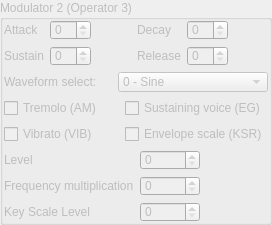
              <widget class="QGroupBox" name="modulator2">
               <property name="enabled">
                <bool>false</bool>
               </property>
               <property name="sizePolicy">
                <sizepolicy hsizetype="Preferred" vsizetype="Maximum">
                 <horstretch>0</horstretch>
                 <verstretch>0</verstretch>
                </sizepolicy>
               </property>
               <property name="title">
                <string>Modulator 2 (Operator 3)</string>
               </property>
               <layout class="QVBoxLayout" name="verticalLayout_4">
                <property name="leftMargin">
                 <number>1</number>
                </property>
                <property name="topMargin">
                 <number>0</number>
                </property>
                <property name="rightMargin">
                 <number>1</number>
                </property>
                <property name="bottomMargin">
                 <number>0</number>
                </property>
                <item>
                 <layout class="QGridLayout" name="gridLayout_4">
                  <item row="0" column="0">
                   <widget class="QLabel" name="label_19">
                    <property name="toolTip">
                     <string>&lt;html&gt;&lt;head/&gt;&lt;body&gt;&lt;p&gt;&lt;span style=&quot; font-weight:600;&quot;&gt;Attack Rate.&lt;/span&gt;&lt;/p&gt;&lt;p&gt;Determines the rising time for the sound. The higher the value, the faster the attack.&lt;/p&gt;&lt;p&gt;Range from 0 to 15.&lt;/p&gt;&lt;/body&gt;&lt;/html&gt;</string>
                    </property>
                    <property name="text">
                     <string>Attack</string>
                    </property>
                   </widget>
                  </item>
                  <item row="0" column="1">
                   <widget class="QSpinBox" name="op3_attack">
                    <property name="maximumSize">
                     <size>
                      <width>60</width>
                      <height>20</height>
                     </size>
                    </property>
                    <property name="toolTip">
                     <string>&lt;html&gt;&lt;head/&gt;&lt;body&gt;&lt;p&gt;&lt;span style=&quot; font-weight:600;&quot;&gt;Attack Rate.&lt;/span&gt;&lt;/p&gt;&lt;p&gt;Determines the rising time for the sound. The higher the value, the faster the attack.&lt;/p&gt;&lt;p&gt;Range from 0 to 15.&lt;/p&gt;&lt;/body&gt;&lt;/html&gt;</string>
                    </property>
                    <property name="maximum">
                     <number>15</number>
                    </property>
                   </widget>
                  </item>
                  <item row="0" column="3">
                   <widget class="QLabel" name="label_20">
                    <property name="toolTip">
                     <string>&lt;html&gt;&lt;head/&gt;&lt;body&gt;&lt;p&gt;&lt;span style=&quot; font-weight:600;&quot;&gt;Decay Rate.&lt;/span&gt;&lt;/p&gt;&lt;p&gt;Determines the diminishing time for the sound. The higher the value, the shorter the decay.&lt;/p&gt;&lt;p&gt;Range from 0 to 15.&lt;/p&gt;&lt;/body&gt;&lt;/html&gt;</string>
                    </property>
                    <property name="text">
                     <string>Decay</string>
                    </property>
                   </widget>
                  </item>
                  <item row="0" column="4">
                   <widget class="QSpinBox" name="op3_decay">
                    <property name="maximumSize">
                     <size>
                      <width>60</width>
                      <height>20</height>
                     </size>
                    </property>
                    <property name="toolTip">
                     <string>&lt;html&gt;&lt;head/&gt;&lt;body&gt;&lt;p&gt;&lt;span style=&quot; font-weight:600;&quot;&gt;Decay Rate.&lt;/span&gt;&lt;/p&gt;&lt;p&gt;Determines the diminishing time for the sound. The higher the value, the shorter the decay.&lt;/p&gt;&lt;p&gt;Range from 0 to 15.&lt;/p&gt;&lt;/body&gt;&lt;/html&gt;</string>
                    </property>
                    <property name="maximum">
                     <number>15</number>
                    </property>
                   </widget>
                  </item>
                  <item row="1" column="0">
                   <widget class="QLabel" name="label_21">
                    <property name="toolTip">
                     <string>&lt;html&gt;&lt;head/&gt;&lt;body&gt;&lt;p&gt;&lt;span style=&quot; font-weight:600;&quot;&gt;Sustain Level.&lt;/span&gt;&lt;/p&gt;&lt;p&gt;Determines the point at which the sound ceases to decay and changes to a sound having a constant level. The sustain level is expressed as a fraction of the maximum level. 0 is the softest and 15 is the loudest sustain level. Note that has Sustain flag must be set for this to have an effect.&lt;/p&gt;&lt;/body&gt;&lt;/html&gt;</string>
                    </property>
                    <property name="text">
                     <string>Sustain</string>
                    </property>
                   </widget>
                  </item>
                  <item row="1" column="1">
                   <widget class="QSpinBox" name="op3_sustain">
                    <property name="maximumSize">
                     <size>
                      <width>60</width>
                      <height>20</height>
                     </size>
                    </property>
                    <property name="toolTip">
                     <string>&lt;html&gt;&lt;head/&gt;&lt;body&gt;&lt;p&gt;&lt;span style=&quot; font-weight:600;&quot;&gt;Sustain Level.&lt;/span&gt;&lt;/p&gt;&lt;p&gt;Determines the point at which the sound ceases to decay and changes to a sound having a constant level. The sustain level is expressed as a fraction of the maximum level. 0 is the softest and 15 is the loudest sustain level. Note that has Sustain flag must be set for this to have an effect.&lt;/p&gt;&lt;/body&gt;&lt;/html&gt;</string>
                    </property>
                    <property name="maximum">
                     <number>15</number>
                    </property>
                   </widget>
                  </item>
                  <item row="1" column="3">
                   <widget class="QLabel" name="label_22">
                    <property name="toolTip">
                     <string>&lt;html&gt;&lt;head/&gt;&lt;body&gt;&lt;p&gt;&lt;span style=&quot; font-weight:600;&quot;&gt;Release Rate.&lt;/span&gt;&lt;/p&gt;&lt;p&gt;Determines the rate at which the sound disappears after KEY-OFF. The higher the value, the shorter the release.&lt;/p&gt;&lt;/body&gt;&lt;/html&gt;</string>
                    </property>
                    <property name="text">
                     <string>Release</string>
                    </property>
                   </widget>
                  </item>
                  <item row="1" column="4">
                   <widget class="QSpinBox" name="op3_release">
                    <property name="maximumSize">
                     <size>
                      <width>60</width>
                      <height>20</height>
                     </size>
                    </property>
                    <property name="toolTip">
                     <string>&lt;html&gt;&lt;head/&gt;&lt;body&gt;&lt;p&gt;&lt;span style=&quot; font-weight:600;&quot;&gt;Release Rate.&lt;/span&gt;&lt;/p&gt;&lt;p&gt;Determines the rate at which the sound disappears after KEY-OFF. The higher the value, the shorter the release.&lt;/p&gt;&lt;/body&gt;&lt;/html&gt;</string>
                    </property>
                    <property name="maximum">
                     <number>15</number>
                    </property>
                   </widget>
                  </item>
                  <item row="0" column="5" rowspan="2">
                   <spacer name="horizontalSpacer_5">
                    <property name="orientation">
                     <enum>Qt::Horizontal</enum>
                    </property>
                    <property name="sizeHint" stdset="0">
                     <size>
                      <width>40</width>
                      <height>20</height>
                     </size>
                    </property>
                   </spacer>
                  </item>
                  <item row="0" column="2" rowspan="2">
                   <spacer name="horizontalSpacer_9">
                    <property name="orientation">
                     <enum>Qt::Horizontal</enum>
                    </property>
                    <property name="sizeHint" stdset="0">
                     <size>
                      <width>40</width>
                      <height>20</height>
                     </size>
                    </property>
                   </spacer>
                  </item>
                 </layout>
                </item>
                <item>
                 <layout class="QHBoxLayout" name="horizontalLayout_7">
                  <item>
                   <widget class="QLabel" name="label_23">
                    <property name="toolTip">
                     <string>&lt;html&gt;&lt;head/&gt;&lt;body&gt;&lt;p&gt;&lt;span style=&quot; font-size:medium; font-weight:600;&quot;&gt;Waveform Select&lt;/span&gt;&lt;/p&gt;&lt;p&gt;&lt;span style=&quot; font-size:medium;&quot;&gt;Wave which will be generated by operator.&lt;/span&gt;&lt;/p&gt;&lt;p&gt;&lt;span style=&quot; font-size:medium; text-decoration: underline;&quot;&gt;(waveforms from 4 to 7 not supported on OPL2)&lt;/span&gt;&lt;/p&gt;&lt;table border=&quot;0&quot; style=&quot; margin-top:0px; margin-bottom:0px; margin-left:0px; margin-right:0px;&quot; cellspacing=&quot;2&quot; cellpadding=&quot;0&quot;&gt;&lt;tr&gt;&lt;td style=&quot; vertical-align:middle; padding-left:5; padding-right:5; padding-top:5; padding-bottom:5;&quot;&gt;&lt;p&gt;&lt;img src=&quot;:/waves/wave0.png&quot; style=&quot;vertical-align: middle;&quot;/&gt;&lt;/p&gt;&lt;/td&gt;&lt;td style=&quot; vertical-align:middle; padding-left:5; padding-right:5; padding-top:5; padding-bottom:5;&quot;&gt;&lt;p&gt;0 - Sine wave&lt;/p&gt;&lt;/td&gt;&lt;/tr&gt;&lt;tr&gt;&lt;td style=&quot; vertical-align:middle; padding-left:5; padding-right:5; padding-top:5; padding-bottom:5;&quot;&gt;&lt;p&gt;&lt;img src=&quot;:/waves/wave1.png&quot; style=&quot;vertical-align: middle;&quot;/&gt;&lt;/p&gt;&lt;/td&gt;&lt;td style=&quot; vertical-align:middle; padding-left:5; padding-right:5; padding-top:5; padding-bottom:5;&quot;&gt;&lt;p&gt;1 - Half-Sine&lt;/p&gt;&lt;/td&gt;&lt;/tr&gt;&lt;tr&gt;&lt;td style=&quot; vertical-align:middle; padding-left:5; padding-right:5; padding-top:5; padding-bottom:5;&quot;&gt;&lt;p&gt;&lt;img src=&quot;:/waves/wave2.png&quot; style=&quot;vertical-align: middle;&quot;/&gt;&lt;/p&gt;&lt;/td&gt;&lt;td style=&quot; vertical-align:middle; padding-left:5; padding-right:5; padding-top:5; padding-bottom:5;&quot;&gt;&lt;p&gt;2 - Abs-Sine&lt;/p&gt;&lt;/td&gt;&lt;/tr&gt;&lt;tr&gt;&lt;td style=&quot; vertical-align:middle; padding-left:5; padding-right:5; padding-top:5; padding-bottom:5;&quot;&gt;&lt;p&gt;&lt;img src=&quot;:/waves/wave3.png&quot; style=&quot;vertical-align: middle;&quot;/&gt;&lt;/p&gt;&lt;/td&gt;&lt;td style=&quot; vertical-align:middle; padding-left:5; padding-right:5; padding-top:5; padding-bottom:5;&quot;&gt;&lt;p&gt;3 - Pulse-Sine&lt;/p&gt;&lt;/td&gt;&lt;/tr&gt;&lt;tr&gt;&lt;td style=&quot; vertical-align:middle; padding-left:5; padding-right:5; padding-top:5; padding-bottom:5;&quot;&gt;&lt;p&gt;&lt;img src=&quot;:/waves/wave4.png&quot; style=&quot;vertical-align: middle;&quot;/&gt;&lt;/p&gt;&lt;/td&gt;&lt;td style=&quot; vertical-align:middle; padding-left:5; padding-right:5; padding-top:5; padding-bottom:5;&quot;&gt;&lt;p&gt;4 - Sine - even periods only&lt;/p&gt;&lt;/td&gt;&lt;/tr&gt;&lt;tr&gt;&lt;td style=&quot; vertical-align:middle; padding-left:5; padding-right:5; padding-top:5; padding-bottom:5;&quot;&gt;&lt;p&gt;&lt;img src=&quot;:/waves/wave5.png&quot; style=&quot;vertical-align: middle;&quot;/&gt;&lt;/p&gt;&lt;/td&gt;&lt;td style=&quot; vertical-align:middle; padding-left:5; padding-right:5; padding-top:5; padding-bottom:5;&quot;&gt;&lt;p&gt;5 - Abs-Sine - even periods only&lt;/p&gt;&lt;/td&gt;&lt;/tr&gt;&lt;tr&gt;&lt;td style=&quot; vertical-align:middle; padding-left:5; padding-right:5; padding-top:5; padding-bottom:5;&quot;&gt;&lt;p&gt;&lt;img src=&quot;:/waves/wave6.png&quot; style=&quot;vertical-align: middle;&quot;/&gt;&lt;/p&gt;&lt;/td&gt;&lt;td style=&quot; vertical-align:middle; padding-left:5; padding-right:5; padding-top:5; padding-bottom:5;&quot;&gt;&lt;p&gt;6 - Square&lt;/p&gt;&lt;/td&gt;&lt;/tr&gt;&lt;tr&gt;&lt;td style=&quot; vertical-align:middle; padding-left:5; padding-right:5; padding-top:5; padding-bottom:5;&quot;&gt;&lt;p&gt;&lt;img src=&quot;:/waves/wave7.png&quot; style=&quot;vertical-align: middle;&quot;/&gt;&lt;/p&gt;&lt;/td&gt;&lt;td style=&quot; vertical-align:middle; padding-left:5; padding-right:5; padding-top:5; padding-bottom:5;&quot;&gt;&lt;p&gt;7 - Derived Square&lt;/p&gt;&lt;/td&gt;&lt;/tr&gt;&lt;/table&gt;&lt;/body&gt;&lt;/html&gt;</string>
                    </property>
                    <property name="text">
                     <string>Waveform select:</string>
                    </property>
                   </widget>
                  </item>
                  <item>
                   <widget class="QComboBox" name="op3_waveform">
                    <property name="minimumSize">
                     <size>
                      <width>0</width>
                      <height>20</height>
                     </size>
                    </property>
                    <property name="maximumSize">
                     <size>
                      <width>150</width>
                      <height>20</height>
                     </size>
                    </property>
                    <property name="toolTip">
                     <string>&lt;html&gt;&lt;head/&gt;&lt;body&gt;&lt;p&gt;&lt;span style=&quot; font-size:medium; font-weight:600;&quot;&gt;Waveform Select&lt;/span&gt;&lt;/p&gt;&lt;p&gt;&lt;span style=&quot; font-size:medium;&quot;&gt;Wave which will be generated by operator.&lt;/span&gt;&lt;/p&gt;&lt;p&gt;&lt;span style=&quot; font-size:medium; text-decoration: underline;&quot;&gt;(waveforms from 4 to 7 not supported on OPL2)&lt;/span&gt;&lt;/p&gt;&lt;table border=&quot;0&quot; style=&quot; margin-top:0px; margin-bottom:0px; margin-left:0px; margin-right:0px;&quot; cellspacing=&quot;2&quot; cellpadding=&quot;0&quot;&gt;&lt;tr&gt;&lt;td style=&quot; vertical-align:middle; padding-left:5; padding-right:5; padding-top:5; padding-bottom:5;&quot;&gt;&lt;p&gt;&lt;img src=&quot;:/waves/wave0.png&quot; style=&quot;vertical-align: middle;&quot;/&gt;&lt;/p&gt;&lt;/td&gt;&lt;td style=&quot; vertical-align:middle; padding-left:5; padding-right:5; padding-top:5; padding-bottom:5;&quot;&gt;&lt;p&gt;0 - Sine wave&lt;/p&gt;&lt;/td&gt;&lt;/tr&gt;&lt;tr&gt;&lt;td style=&quot; vertical-align:middle; padding-left:5; padding-right:5; padding-top:5; padding-bottom:5;&quot;&gt;&lt;p&gt;&lt;img src=&quot;:/waves/wave1.png&quot; style=&quot;vertical-align: middle;&quot;/&gt;&lt;/p&gt;&lt;/td&gt;&lt;td style=&quot; vertical-align:middle; padding-left:5; padding-right:5; padding-top:5; padding-bottom:5;&quot;&gt;&lt;p&gt;1 - Half-Sine&lt;/p&gt;&lt;/td&gt;&lt;/tr&gt;&lt;tr&gt;&lt;td style=&quot; vertical-align:middle; padding-left:5; padding-right:5; padding-top:5; padding-bottom:5;&quot;&gt;&lt;p&gt;&lt;img src=&quot;:/waves/wave2.png&quot; style=&quot;vertical-align: middle;&quot;/&gt;&lt;/p&gt;&lt;/td&gt;&lt;td style=&quot; vertical-align:middle; padding-left:5; padding-right:5; padding-top:5; padding-bottom:5;&quot;&gt;&lt;p&gt;2 - Abs-Sine&lt;/p&gt;&lt;/td&gt;&lt;/tr&gt;&lt;tr&gt;&lt;td style=&quot; vertical-align:middle; padding-left:5; padding-right:5; padding-top:5; padding-bottom:5;&quot;&gt;&lt;p&gt;&lt;img src=&quot;:/waves/wave3.png&quot; style=&quot;vertical-align: middle;&quot;/&gt;&lt;/p&gt;&lt;/td&gt;&lt;td style=&quot; vertical-align:middle; padding-left:5; padding-right:5; padding-top:5; padding-bottom:5;&quot;&gt;&lt;p&gt;3 - Pulse-Sine&lt;/p&gt;&lt;/td&gt;&lt;/tr&gt;&lt;tr&gt;&lt;td style=&quot; vertical-align:middle; padding-left:5; padding-right:5; padding-top:5; padding-bottom:5;&quot;&gt;&lt;p&gt;&lt;img src=&quot;:/waves/wave4.png&quot; style=&quot;vertical-align: middle;&quot;/&gt;&lt;/p&gt;&lt;/td&gt;&lt;td style=&quot; vertical-align:middle; padding-left:5; padding-right:5; padding-top:5; padding-bottom:5;&quot;&gt;&lt;p&gt;4 - Sine - even periods only&lt;/p&gt;&lt;/td&gt;&lt;/tr&gt;&lt;tr&gt;&lt;td style=&quot; vertical-align:middle; padding-left:5; padding-right:5; padding-top:5; padding-bottom:5;&quot;&gt;&lt;p&gt;&lt;img src=&quot;:/waves/wave5.png&quot; style=&quot;vertical-align: middle;&quot;/&gt;&lt;/p&gt;&lt;/td&gt;&lt;td style=&quot; vertical-align:middle; padding-left:5; padding-right:5; padding-top:5; padding-bottom:5;&quot;&gt;&lt;p&gt;5 - Abs-Sine - even periods only&lt;/p&gt;&lt;/td&gt;&lt;/tr&gt;&lt;tr&gt;&lt;td style=&quot; vertical-align:middle; padding-left:5; padding-right:5; padding-top:5; padding-bottom:5;&quot;&gt;&lt;p&gt;&lt;img src=&quot;:/waves/wave6.png&quot; style=&quot;vertical-align: middle;&quot;/&gt;&lt;/p&gt;&lt;/td&gt;&lt;td style=&quot; vertical-align:middle; padding-left:5; padding-right:5; padding-top:5; padding-bottom:5;&quot;&gt;&lt;p&gt;6 - Square&lt;/p&gt;&lt;/td&gt;&lt;/tr&gt;&lt;tr&gt;&lt;td style=&quot; vertical-align:middle; padding-left:5; padding-right:5; padding-top:5; padding-bottom:5;&quot;&gt;&lt;p&gt;&lt;img src=&quot;:/waves/wave7.png&quot; style=&quot;vertical-align: middle;&quot;/&gt;&lt;/p&gt;&lt;/td&gt;&lt;td style=&quot; vertical-align:middle; padding-left:5; padding-right:5; padding-top:5; padding-bottom:5;&quot;&gt;&lt;p&gt;7 - Derived Square&lt;/p&gt;&lt;/td&gt;&lt;/tr&gt;&lt;/table&gt;&lt;/body&gt;&lt;/html&gt;</string>
                    </property>
                    <item>
                     <property name="text">
                      <string>0 - Sine</string>
                     </property>
                     <property name="icon">
                      <iconset resource="resources/resources.qrc">
                       <normaloff>:/waves/wave0.png</normaloff>:/waves/wave0.png</iconset>
                     </property>
                    </item>
                    <item>
                     <property name="text">
                      <string>1 - Half-Sine</string>
                     </property>
                     <property name="icon">
                      <iconset resource="resources/resources.qrc">
                       <normaloff>:/waves/wave1.png</normaloff>:/waves/wave1.png</iconset>
                     </property>
                    </item>
                    <item>
                     <property name="text">
                      <string>2 - Absolute Sine</string>
                     </property>
                     <property name="icon">
                      <iconset resource="resources/resources.qrc">
                       <normaloff>:/waves/wave2.png</normaloff>:/waves/wave2.png</iconset>
                     </property>
                    </item>
                    <item>
                     <property name="text">
                      <string>3 - Pulse-Sine</string>
                     </property>
                     <property name="icon">
                      <iconset resource="resources/resources.qrc">
                       <normaloff>:/waves/wave3.png</normaloff>:/waves/wave3.png</iconset>
                     </property>
                    </item>
                    <item>
                     <property name="text">
                      <string>4 - Sine - even periods only</string>
                     </property>
                     <property name="icon">
                      <iconset resource="resources/resources.qrc">
                       <normaloff>:/waves/wave4.png</normaloff>:/waves/wave4.png</iconset>
                     </property>
                    </item>
                    <item>
                     <property name="text">
                      <string>5 - Abs-Sine - even periods only</string>
                     </property>
                     <property name="icon">
                      <iconset resource="resources/resources.qrc">
                       <normaloff>:/waves/wave5.png</normaloff>:/waves/wave5.png</iconset>
                     </property>
                    </item>
                    <item>
                     <property name="text">
                      <string>6 - Square</string>
                     </property>
                     <property name="icon">
                      <iconset resource="resources/resources.qrc">
                       <normaloff>:/waves/wave6.png</normaloff>:/waves/wave6.png</iconset>
                     </property>
                    </item>
                    <item>
                     <property name="text">
                      <string>7 - Derived Square</string>
                     </property>
                     <property name="icon">
                      <iconset resource="resources/resources.qrc">
                       <normaloff>:/waves/wave7.png</normaloff>:/waves/wave7.png</iconset>
                     </property>
                    </item>
                   </widget>
                  </item>
                 </layout>
                </item>
                <item>
                 <layout class="QGridLayout" name="gridLayout_13">
                  <item row="0" column="0">
                   <widget class="QCheckBox" name="op3_am">
                    <property name="maximumSize">
                     <size>
                      <width>16777215</width>
                      <height>20</height>
                     </size>
                    </property>
                    <property name="toolTip">
                     <string>&lt;html&gt;&lt;head/&gt;&lt;body&gt;&lt;p&gt;&lt;span style=&quot; font-weight:600;&quot;&gt;Tremolo&lt;/span&gt;&lt;/p&gt;&lt;p&gt;Is an Amplitude Vibrato. The repetition rate is 3.7 Hz.&lt;/p&gt;&lt;/body&gt;&lt;/html&gt;</string>
                    </property>
                    <property name="text">
                     <string>Tremolo (AM)</string>
                    </property>
                   </widget>
                  </item>
                  <item row="0" column="1">
                   <widget class="QCheckBox" name="op3_eg">
                    <property name="maximumSize">
                     <size>
                      <width>16777215</width>
                      <height>20</height>
                     </size>
                    </property>
                    <property name="toolTip">
                     <string>&lt;html&gt;&lt;head/&gt;&lt;body&gt;&lt;p&gt;&lt;span style=&quot; font-weight:600;&quot;&gt;Sound Sustaining&lt;/span&gt;&lt;/p&gt;&lt;p&gt;When toggled on, operator's output level will be held at its sustain level until a KEY-OFF is done.&lt;/p&gt;&lt;/body&gt;&lt;/html&gt;</string>
                    </property>
                    <property name="text">
                     <string>Sustaining voice (EG)</string>
                    </property>
                   </widget>
                  </item>
                  <item row="1" column="0">
                   <widget class="QCheckBox" name="op3_vib">
                    <property name="maximumSize">
                     <size>
                      <width>16777215</width>
                      <height>20</height>
                     </size>
                    </property>
                    <property name="toolTip">
                     <string>&lt;html&gt;&lt;head/&gt;&lt;body&gt;&lt;p&gt;&lt;span style=&quot; font-weight:600;&quot;&gt;Vibrato&lt;/span&gt;&lt;/p&gt;&lt;p&gt;Is a Frequency Vibrato. The repetition rate is 6.1 Hz.&lt;/p&gt;&lt;/body&gt;&lt;/html&gt;</string>
                    </property>
                    <property name="text">
                     <string>Vibrato (VIB)</string>
                    </property>
                   </widget>
                  </item>
                  <item row="1" column="1">
                   <widget class="QCheckBox" name="op3_ksr">
                    <property name="maximumSize">
                     <size>
                      <width>16777215</width>
                      <height>20</height>
                     </size>
                    </property>
                    <property name="toolTip">
                     <string>&lt;html&gt;&lt;head/&gt;&lt;body&gt;&lt;p&gt;&lt;span style=&quot; font-weight:600;&quot;&gt;Envelope scaling (KSR)&lt;/span&gt;&lt;/p&gt;&lt;p&gt;When toggled on, higher notes are shorter than lower notes.&lt;/p&gt;&lt;/body&gt;&lt;/html&gt;</string>
                    </property>
                    <property name="text">
                     <string>Envelope scale (KSR)</string>
                    </property>
                   </widget>
                  </item>
                 </layout>
                </item>
                <item>
                 <layout class="QFormLayout" name="formLayout_4">
                  <item row="0" column="0">
                   <widget class="QLabel" name="label_31">
                    <property name="toolTip">
                     <string>&lt;html&gt;&lt;head/&gt;&lt;body&gt;&lt;p&gt;&lt;span style=&quot; font-weight:600;&quot;&gt;Output Level&lt;/span&gt;&lt;/p&gt;&lt;p&gt;Attenuates the operator output level. &lt;span style=&quot; font-weight:600;&quot;&gt;63&lt;/span&gt; (internally 0) is the loudest, &lt;span style=&quot; font-weight:600;&quot;&gt;0&lt;/span&gt; (internally 0x3F) is the softest. In additive synthesis, varying the output level of any operator varies the volume of its corresponding channel. In FM synthesis, varying the output level of the carrier varies the volume of the channel. Varying the output of the modulator will change the frequency spectrum produced by the carrier.&lt;/p&gt;&lt;/body&gt;&lt;/html&gt;</string>
                    </property>
                    <property name="text">
                     <string>Level</string>
                    </property>
                   </widget>
                  </item>
                  <item row="0" column="1">
                   <widget class="QSpinBox" name="op3_level">
                    <property name="maximumSize">
                     <size>
                      <width>60</width>
                      <height>20</height>
                     </size>
                    </property>
                    <property name="toolTip">
                     <string>&lt;html&gt;&lt;head/&gt;&lt;body&gt;&lt;p&gt;&lt;span style=&quot; font-weight:600;&quot;&gt;Output Level&lt;/span&gt;&lt;/p&gt;&lt;p&gt;Attenuates the operator output level. &lt;span style=&quot; font-weight:600;&quot;&gt;63&lt;/span&gt; (internally 0) is the loudest, &lt;span style=&quot; font-weight:600;&quot;&gt;0&lt;/span&gt; (internally 0x3F) is the softest. In additive synthesis, varying the output level of any operator varies the volume of its corresponding channel. In FM synthesis, varying the output level of the carrier varies the volume of the channel. Varying the output of the modulator will change the frequency spectrum produced by the carrier.&lt;/p&gt;&lt;/body&gt;&lt;/html&gt;</string>
                    </property>
                    <property name="maximum">
                     <number>63</number>
                    </property>
                   </widget>
                  </item>
                  <item row="1" column="0">
                   <widget class="QLabel" name="label_24">
                    <property name="toolTip">
                     <string>&lt;html&gt;&lt;head/&gt;&lt;body&gt;&lt;p&gt;&lt;span style=&quot; font-weight:600;&quot;&gt;Frequency Multiplication Factor (MULTI)&lt;/span&gt;&lt;/p&gt;&lt;p&gt;Operator's frequency is set to F-Number*Factor.&lt;/p&gt;&lt;p&gt;&lt;span style=&quot; text-decoration: underline;&quot;&gt;In simple words, increases operator's frequency to number of octaves.&lt;/span&gt;&lt;br/&gt;&lt;br/&gt;Where F-Number is:&lt;/p&gt;&lt;p&gt;F-Number = Music Frequency * 2^(20-Block) / 49716 Hz&lt;/p&gt;&lt;p&gt;Where Block is a Block Number. Roughly determines the octave.&lt;/p&gt;&lt;/body&gt;&lt;/html&gt;</string>
                    </property>
                    <property name="text">
                     <string>Frequency multiplication</string>
                    </property>
                   </widget>
                  </item>
                  <item row="1" column="1">
                   <widget class="QSpinBox" name="op3_freqmult">
                    <property name="maximumSize">
                     <size>
                      <width>60</width>
                      <height>20</height>
                     </size>
                    </property>
                    <property name="toolTip">
                     <string>&lt;html&gt;&lt;head/&gt;&lt;body&gt;&lt;p&gt;&lt;span style=&quot; font-weight:600;&quot;&gt;Frequency Multiplication Factor (MULTI)&lt;/span&gt;&lt;/p&gt;&lt;p&gt;Operator's frequency is set to F-Number*Factor.&lt;/p&gt;&lt;p&gt;&lt;span style=&quot; text-decoration: underline;&quot;&gt;In simple words, increases operator's frequency to number of octaves.&lt;/span&gt;&lt;br/&gt;&lt;br/&gt;Where F-Number is:&lt;/p&gt;&lt;p&gt;F-Number = Music Frequency * 2^(20-Block) / 49716 Hz&lt;/p&gt;&lt;p&gt;Where Block is a Block Number. Roughly determines the octave.&lt;/p&gt;&lt;/body&gt;&lt;/html&gt;</string>
                    </property>
                    <property name="maximum">
                     <number>15</number>
                    </property>
                   </widget>
                  </item>
                  <item row="2" column="0">
                   <widget class="QLabel" name="label_34">
                    <property name="toolTip">
                     <string>&lt;html&gt;&lt;head/&gt;&lt;body&gt;&lt;p&gt;&lt;span style=&quot; font-weight:600;&quot;&gt;Key Scale Level.&lt;/span&gt;&lt;/p&gt;&lt;p&gt;Attenuates output level towards higher pitch&lt;br/&gt;&lt;/p&gt;&lt;table border=&quot;1&quot; style=&quot; margin-top:0px; margin-bottom:0px; margin-left:0px; margin-right:0px;&quot; cellspacing=&quot;0&quot; cellpadding=&quot;0&quot;&gt;&lt;tr&gt;&lt;td&gt;&lt;p align=&quot;center&quot;&gt;&lt;span style=&quot; font-weight:600;&quot;&gt;KSL&lt;/span&gt;&lt;/p&gt;&lt;/td&gt;&lt;td&gt;&lt;p align=&quot;center&quot;&gt;&lt;span style=&quot; font-weight:600;&quot;&gt;Attenuation&lt;/span&gt;&lt;/p&gt;&lt;/td&gt;&lt;/tr&gt;&lt;tr&gt;&lt;td&gt;&lt;p&gt;0&lt;/p&gt;&lt;/td&gt;&lt;td&gt;&lt;p&gt;-&lt;/p&gt;&lt;/td&gt;&lt;/tr&gt;&lt;tr&gt;&lt;td&gt;&lt;p&gt;1&lt;/p&gt;&lt;/td&gt;&lt;td&gt;&lt;p&gt;1.5 dB/oct&lt;/p&gt;&lt;/td&gt;&lt;/tr&gt;&lt;tr&gt;&lt;td&gt;&lt;p&gt;2&lt;/p&gt;&lt;/td&gt;&lt;td&gt;&lt;p&gt;3.0 dB/oct &lt;/p&gt;&lt;/td&gt;&lt;/tr&gt;&lt;tr&gt;&lt;td&gt;&lt;p&gt;3&lt;/p&gt;&lt;/td&gt;&lt;td&gt;&lt;p&gt;6.0 dB/oct &lt;/p&gt;&lt;/td&gt;&lt;/tr&gt;&lt;/table&gt;&lt;/body&gt;&lt;/html&gt;</string>
                    </property>
                    <property name="text">
                     <string>Key Scale Level</string>
                    </property>
                   </widget>
                  </item>
                  <item row="2" column="1">
                   <widget class="QSpinBox" name="op3_ksl">
                    <property name="maximumSize">
                     <size>
                      <width>60</width>
                      <height>20</height>
                     </size>
                    </property>
                    <property name="toolTip">
                     <string>&lt;html&gt;&lt;head/&gt;&lt;body&gt;&lt;p&gt;&lt;span style=&quot; font-weight:600;&quot;&gt;Key Scale Level.&lt;/span&gt;&lt;/p&gt;&lt;p&gt;Attenuates output level towards higher pitch&lt;br/&gt;&lt;/p&gt;&lt;table border=&quot;1&quot; style=&quot; margin-top:0px; margin-bottom:0px; margin-left:0px; margin-right:0px;&quot; cellspacing=&quot;0&quot; cellpadding=&quot;0&quot;&gt;&lt;tr&gt;&lt;td&gt;&lt;p align=&quot;center&quot;&gt;&lt;span style=&quot; font-weight:600;&quot;&gt;KSL&lt;/span&gt;&lt;/p&gt;&lt;/td&gt;&lt;td&gt;&lt;p align=&quot;center&quot;&gt;&lt;span style=&quot; font-weight:600;&quot;&gt;Attenuation&lt;/span&gt;&lt;/p&gt;&lt;/td&gt;&lt;/tr&gt;&lt;tr&gt;&lt;td&gt;&lt;p&gt;0&lt;/p&gt;&lt;/td&gt;&lt;td&gt;&lt;p&gt;-&lt;/p&gt;&lt;/td&gt;&lt;/tr&gt;&lt;tr&gt;&lt;td&gt;&lt;p&gt;1&lt;/p&gt;&lt;/td&gt;&lt;td&gt;&lt;p&gt;1.5 dB/oct&lt;/p&gt;&lt;/td&gt;&lt;/tr&gt;&lt;tr&gt;&lt;td&gt;&lt;p&gt;2&lt;/p&gt;&lt;/td&gt;&lt;td&gt;&lt;p&gt;3.0 dB/oct &lt;/p&gt;&lt;/td&gt;&lt;/tr&gt;&lt;tr&gt;&lt;td&gt;&lt;p&gt;3&lt;/p&gt;&lt;/td&gt;&lt;td&gt;&lt;p&gt;6.0 dB/oct &lt;/p&gt;&lt;/td&gt;&lt;/tr&gt;&lt;/table&gt;&lt;/body&gt;&lt;/html&gt;</string>
                    </property>
                    <property name="maximum">
                     <number>3</number>
                    </property>
                   </widget>
                  </item>
                 </layout>
                </item>
               </layout>
              </widget>
